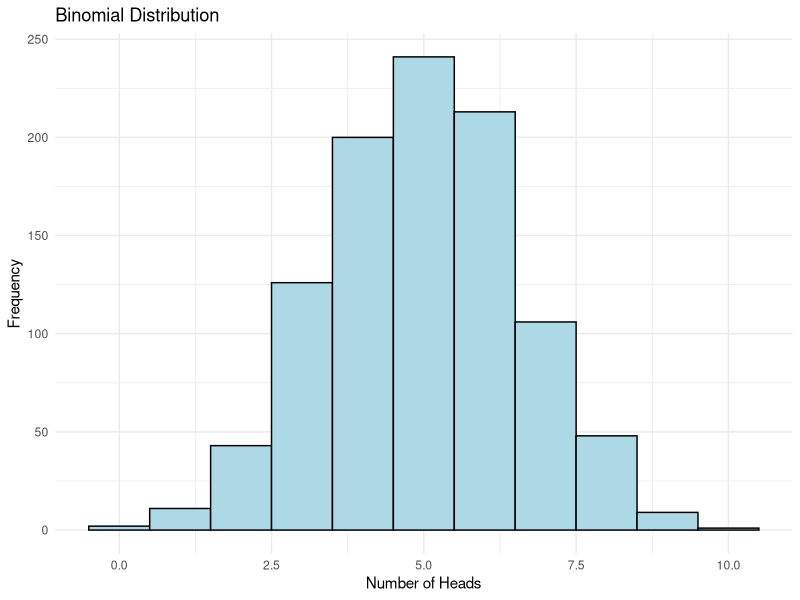
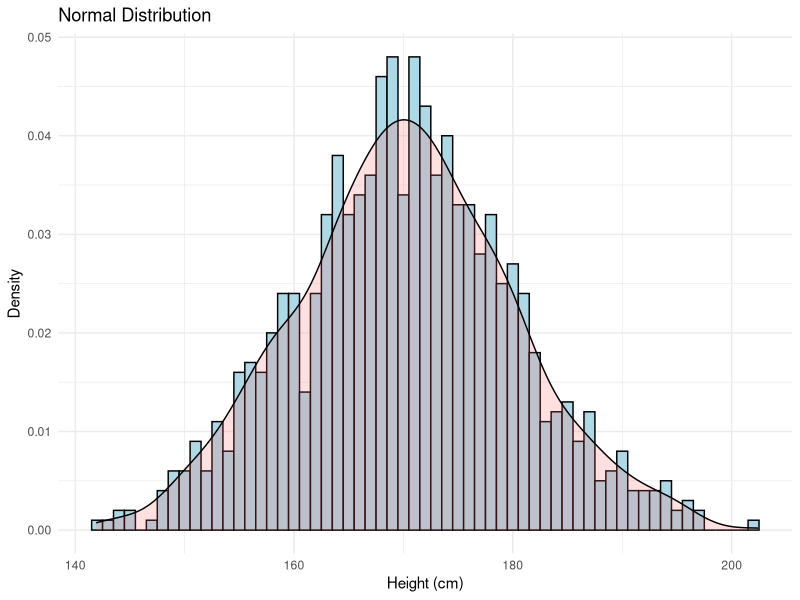
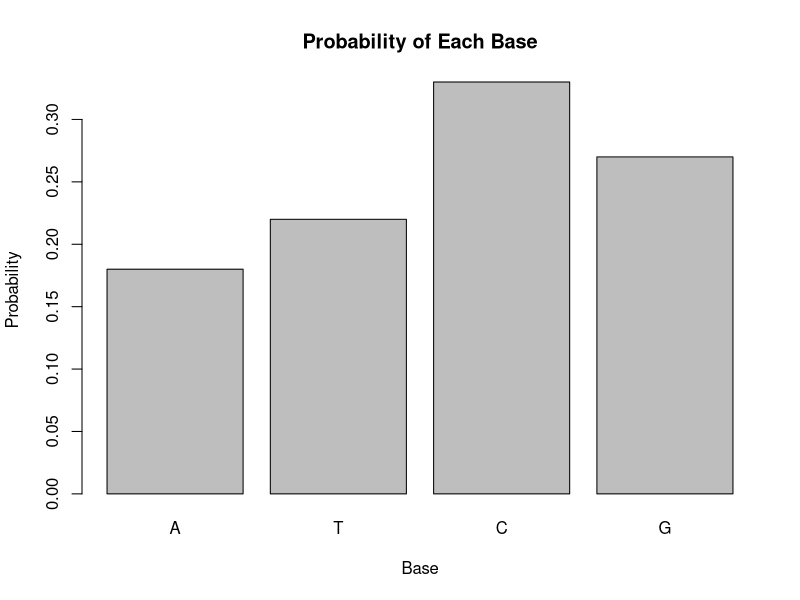

These figures' R source, in order:
## ---- chunk 1
# Load necessary library
library(ggplot2)

## ---- chunk 2
# Set parameters
size <- 10
prob <- 0.5

# Generate binomial data
set.seed(123)
data <- rbinom(1000, size, prob)

# Create a histogram
ggplot(data.frame(x = data), aes(x = x)) +
  geom_histogram(binwidth = 1, color = "black", fill = "lightblue") +
  labs(x = "Number of Heads", y = "Frequency", title = "Binomial Distribution") +
  theme_minimal()
## ---- chunk 3
# Set parameters
mean <- 170
sd <- 10

# Generate normal data
set.seed(123)
data <- rnorm(1000, mean, sd)

# Create a histogram
ggplot(data.frame(x = data), aes(x = x)) +
  geom_histogram(binwidth = 1, color = "black", fill = "lightblue", aes(y = ..density..)) +
  geom_density(alpha = 0.2, fill = "#FF6666") +
  labs(x = "Height (cm)", y = "Density", title = "Normal Distribution") +
  theme_minimal()

## ---- chunk 4
# Number of each base
num_A <- 18
num_T <- 22
num_C <- 33
num_G <- 27


## ---- chunk 5
# Total number of base pairs
total_bp <- 100

# Calculate probabilities
prob_A <- num_A / total_bp
prob_T <- num_T / total_bp
prob_C <- num_C / total_bp
prob_G <- num_G / total_bp

# Print probabilities
print(paste("Probability of A: ", prob_A))
print(paste("Probability of T: ", prob_T))
print(paste("Probability of C: ", prob_C))
print(paste("Probability of G: ", prob_G))

# Visualize the result
barplot(c(prob_A, prob_T, prob_C, prob_G), names.arg = c("A", "T", "C", "G"),
        xlab = "Base", ylab = "Probability", main = "Probability of Each Base")

